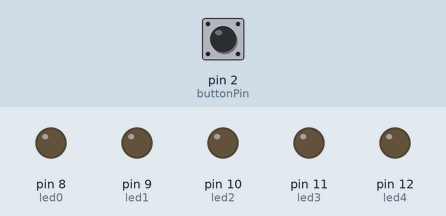
Bench run of a sketch on a simulated Arduino Uno, built with avr-gcc and run on an emulated ATmega328P. On the bench: output pins drawn as LEDs (lit = HIGH). Dashed ring = blinking. Inputs (shaded band) come from the test bench; at power-on: pin 2 (buttonPin) HIGH.

Above: at 1.2 s.
1.3 s: pin 2 (buttonPin) pulled LOW for 0.15 s
At 1.6 s:
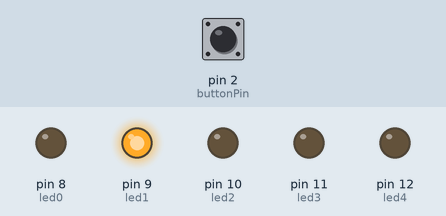
At 3.3 s:
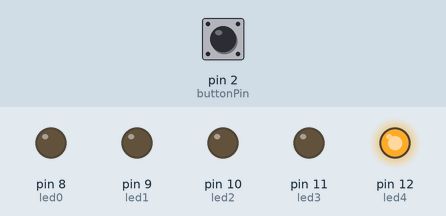
3.6 s: pin 2 (buttonPin) pulled LOW for 3.2 s
At 3.7 s:
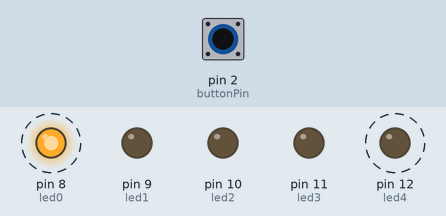
Timing chart, 0 to 8.9 s (numbered marks = the images above; inputs shaded):
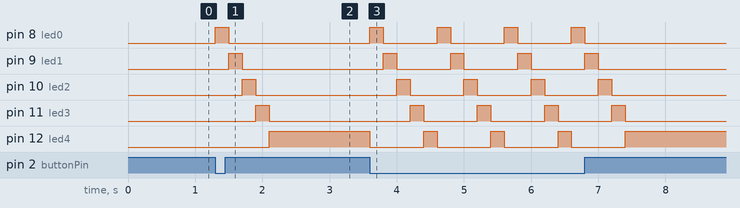

The sketch:

programa5.ino
```cpp
/**********************************************************************************
**                                                                               **
**                              Array de 8 LEDs                                  **
**                                                                               **
**                                                                               **
**********************************************************************************/
//********** Includes *************************************************************

//********** Variables ************************************************************1

const int led0 = 8;          // donar nom al pin 5 de l’Arduino
const int led1 = 9;          // donar nom al pin 6 de l’Arduino
const int led2 = 10;          // donar nom al pin 7 de l’Arduino
const int led3 = 11;          // donar nom al pin 8 de l’Arduino
const int led4 = 12;          // donar nom al pin 9 de l’Arduino
const int buttonPin = 2;     // donar nom al pin 2 de l’Arduino


//*********************************** SETUP*************************************
void setup()              // run once, when the sketch starts
{
 pinMode(led0, OUTPUT);     // definir el pin 5 com una sortida
  pinMode(led1, OUTPUT);     // definir el pin 6 com una sortida
  pinMode(led2, OUTPUT);     // definir el pin 7 com una sortida
  pinMode(led3, OUTPUT);     // definir el pin 8 com una sortida
  pinMode(led4, OUTPUT);     // definir el pin 9 com una sortida
  pinMode(buttonPin, INPUT); // definir el pin 2 com una entrada

}

//************************************ LOOP*******************************************
void loop()  // we need this to be here even though its empty
{
 if (digitalRead(buttonPin) == 0)
  {
  digitalWrite(led0, HIGH);    // posar a 5V el pin 5
  digitalWrite(led1, LOW);    // posar a 5V el pin 6
  digitalWrite(led2, LOW);    // posar a 5V el pin 7
  digitalWrite(led3, LOW);    // posar a 5V el pin 8
  digitalWrite(led4, LOW);    // posar a 5V el pin 9

  delay(200);                  // es queden leds 200ms encesos


  digitalWrite(led0, LOW);    // posar a 5V el pin 5
  digitalWrite(led1, HIGH);    // posar a 5V el pin 6
  digitalWrite(led2, LOW);    // posar a 5V el pin 7
  digitalWrite(led3, LOW);    // posar a 5V el pin 8
  digitalWrite(led4, LOW);    // posar a 5V el pin 9

  delay(200);                  // es queden leds 200ms encesos

  digitalWrite(led0, LOW);    // posar a 5V el pin 5
  digitalWrite(led1, LOW);    // posar a 5V el pin 6
  digitalWrite(led2, HIGH);    // posar a 5V el pin 7
  digitalWrite(led3, LOW);    // posar a 5V el pin 8
  digitalWrite(led4, LOW);    // posar a 5V el pin 9

  delay(200);                  // es queden leds 200ms encesos

  digitalWrite(led0, LOW);    // posar a 5V el pin 5
  digitalWrite(led1, LOW);    // posar a 5V el pin 6
  digitalWrite(led2, LOW);    // posar a 5V el pin 7
  digitalWrite(led3, HIGH);    // posar a 5V el pin 8
  digitalWrite(led4, LOW);    // posar a 5V el pin 9

  delay(200);                  // es queden leds 200ms encesos

  digitalWrite(led0, LOW);    // posar a 5V el pin 5
  digitalWrite(led1, LOW);    // posar a 5V el pin 6
  digitalWrite(led2, LOW);    // posar a 5V el pin 7
  digitalWrite(led3, LOW);    // posar a 5V el pin 8
  digitalWrite(led4, HIGH);    // posar a 5V el pin 9

  delay(200);                  // es queden leds 200ms encesos
          }
          else
          {
          }
}
//*******************************************FUNCIONS***************************
```

Measured:
- after the input at 1.3 s, pin 8 (led0): LOW → HIGH at once, → LOW 0.20 s later; pin 9 (led1): LOW → HIGH after 0.20 s, → LOW 0.20 s later; pin 10 (led2): LOW → HIGH after 0.40 s, → LOW 0.20 s later; pin 11 (led3): LOW → HIGH after 0.60 s, → LOW 0.20 s later; pin 12 (led4): LOW → HIGH after 0.80 s
- after the input at 3.6 s, pin 8 (led0): alternates HIGH for 0.20 s and LOW for 0.80 s, 8 changes in all, then stays LOW, starting at once; pin 9 (led1): alternates HIGH for 0.20 s and LOW for 0.80 s, 8 changes in all, then stays LOW, starting after 0.20 s
